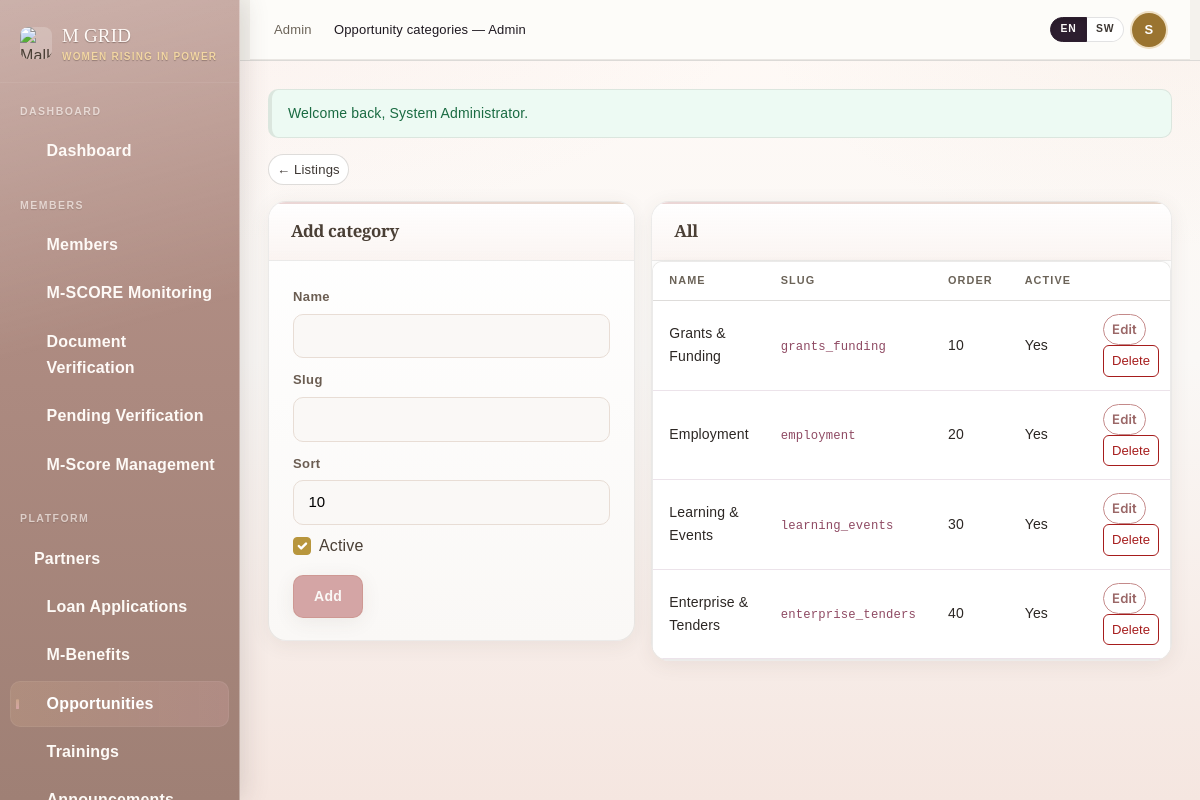
The app's page /admin/manage_opportunity_categories.php (signed in) with its own data.
### tables this page shows
CREATE TABLE IF NOT EXISTS opportunity_categories (
  id INT UNSIGNED NOT NULL AUTO_INCREMENT PRIMARY KEY,
  name VARCHAR(160) NOT NULL,
  slug VARCHAR(80) NOT NULL,
  sort_order INT NOT NULL DEFAULT 10,
  is_active TINYINT(1) NOT NULL DEFAULT 1,
  created_at DATETIME NOT NULL DEFAULT CURRENT_TIMESTAMP,
  updated_at DATETIME NOT NULL DEFAULT CURRENT_TIMESTAMP ON UPDATE CURRENT_TIMESTAMP,
  UNIQUE KEY uq_opp_cat_slug (slug),
  KEY idx_opp_cat_active (is_active, sort_order)
);

### includes/functions.php (called while the page is built, shortened)
<?php
function e(?string $value): string
{
    return htmlspecialchars((string) $value, ENT_QUOTES | ENT_SUBSTITUTE, 'UTF-8');
}
function url(string $path): string
{
    $path = ltrim($path, '/');
    if (MGRID_URL === '') {
        return '/' . $path;
    }
    return MGRID_URL . '/' . $path;
}
function flash_get(string $key): ?string
{
    if (!isset($_SESSION['_flash'][$key])) {
        return null;
    }
    $m = (string) $_SESSION['_flash'][$key];
    return $m;
}

### admin/manage_opportunity_categories.php (the view, shortened to what this page needs)
<?php
$pdo = db();
$rows = $pdo->query('SELECT * FROM opportunity_categories ORDER BY sort_order, name')->fetchAll() ?: [];
$editRow = null;
?>
<?php if ($msg = flash_get('success')): ?><div class="mgrid-alert mgrid-alert-success"><?= e($msg) ?></div><?php endif; ?>
<div class="mb-3"><a href="<?= e(url('admin/admin_opportunities.php')) ?>" class="btn btn-sm btn-outline-secondary">← Listings</a></div>
<div class="row g-3">
  <div class="col-lg-5">
    <div class="mgrid-card">
      <div class="mgrid-card-header"><h2 class="mgrid-card-title"><?= $editRow ? 'Edit' : 'Add' ?> category</h2></div>
      <div class="mgrid-card-body">
        <form method="post">
          <div class="mb-2"><label class="form-label">Name</label><input class="mgrid-form-control" name="name" required value="<?= e((string) ($editRow['name'] ?? '')) ?>"></div>
          <div class="mb-2"><label class="form-label">Slug</label><input class="mgrid-form-control" name="slug" required value="<?= e((string) ($editRow['slug'] ?? '')) ?>"></div>
          <div class="mb-2"><label class="form-label">Sort</label><input type="number" class="mgrid-form-control" name="sort_order" value="<?= (int) ($editRow['sort_order'] ?? 10) ?>"></div>
          <div class="form-check mb-3"><input class="form-check-input" type="checkbox" name="is_active" id="ia" <?= !$editRow || (int) ($editRow['is_active'] ?? 0) ? 'checked' : '' ?>><label class="form-check-label" for="ia">Active</label></div>
          <button class="btn-mgrid btn-mgrid-primary"><?= $editRow ? 'Save' : 'Add' ?></button>
        </form>
      </div>
    </div>
  </div>
  <div class="col-lg-7">
    <div class="mgrid-card">
      <div class="mgrid-card-header"><h2 class="mgrid-card-title">All</h2></div>
      <div class="mgrid-card-body p-0">
        <div class="table-responsive">
          <table class="mgrid-table mb-0">
            <thead><tr><th>Name</th><th>Slug</th><th>Order</th><th>Active</th><th></th></tr></thead>
            <tbody>
              <?php foreach ($rows as $r): ?>
                <tr>
                  <td><?= e((string) $r['name']) ?></td>
                  <td><code><?= e((string) $r['slug']) ?></code></td>
                  <td><?= (int) $r['sort_order'] ?></td>
                  <td><?= (int) $r['is_active'] ? 'Yes' : 'No' ?></td>
                  <td>
                    <a class="btn btn-sm btn-outline-primary" href="<?= e(url('admin/manage_opportunity_categories.php?edit=' . (int) $r['id'])) ?>">Edit</a>
                    <form method="post" class="d-inline" onsubmit="return confirm('Delete?');"><?= csrf_field() ?>
                      <button type="submit" class="btn btn-sm btn-outline-danger">Delete</button>
                    </form>
                  </td>
                </tr>
              <?php endforeach; ?>
            </tbody>
          </table>
        </div>
      </div>
    </div>
  </div>
</div>

### assets/css/mgrid-theme.css (style rules this page uses)
:root { --mgrid-gold-50: #fff7ea; --mgrid-gold-100: #f9e7c5; --mgrid-gold-200: #efd19a; --mgrid-gold-400: #d1a75e; --mgrid-gold-600: #a3793a; --mgrid-gold-800: #6f4f1f; --mgrid-gold-900: #3f2b0d; --mgrid-rose-50: #fff3f7; --mgrid-rose-100: #f8dce7; --mgrid-rose-300: #dd9ab2; --mgrid-rose-500: #bc6a8b; --mgrid-rose-700: #8a3f5d; --mgrid-ink-950: #1e1820; --mgrid-ink-800: #2f2431; --mgrid-ink-700: #443747; --mgrid-ink-500: #6f6272; --mgrid-ink-300: #ab9ead; --mgrid-ink-100: #ece3ea; --mgrid-ink-50: #fbf7fa; --mgrid-surface: #ffffff; --mgrid-surface-alt: #fdf8fb; --mgrid-surface-raised: #ffffff; --mgrid-success-bg: #edfaf3; --mgrid-success-text: #1a6b42; --mgrid-warning-bg: #fef8ec; --mgrid-warning-text: #8a5c00; --mgrid-danger-bg: #fef0ef; --mgrid-danger-text: #9b2525; --mgrid-info-bg: #eff5fe; --mgrid-info-text: #1a4a8c; --mgrid-tier-bronze-bg: #f5e8dc; --mgrid-tier-bronze-text: #7a4020; --mgrid-tier-bronze-ring: #c07845; --mgrid-tier-silver-bg: #efefef; --mgrid-tier-silver-text: #3d3d3d; --mgrid-tier-silver-ring: #8c8c8c; --mgrid-tier-gold-bg: #fbf0cc; --mgrid-tier-gold-text: #6b4e1a; --mgrid-tier-gold-ring: #c9a44e; --mgrid-tier-diamond-bg: #ecf4fa; --mgrid-tier-diamond-text: #1a3d6b; --mgrid-tier-diamond-ring: #4a90c4; --mgrid-tier-pending-bg: #f4f0ec; --mgrid-tier-pending-text: #6b6358; --mgrid-tier-pending-ring: #a89f98; --mgrid-sidebar-width: 240px; --mgrid-sidebar-collapsed: 68px; --mgrid-topbar-height: 60px; --mgrid-content-max: 1280px; --mgrid-radius-sm: 6px; --mgrid-radius-md: 10px; --mgrid-radius-lg: 16px; --mgrid-radius-xl: 24px; --mgrid-shadow-card: 0 1px 3px rgba(46, 31, 44, 0.08), 0 8px 24px rgba(46, 31, 44, 0.06); --mgrid-shadow-elevated: 0 8px 30px rgba(46, 31, 44, 0.14), 0 2px 6px rgba(46, 31, 44, 0.08); }
[data-mgrid-theme="regal-rose"] { --mgrid-gold-50: #fbf5e6; --mgrid-gold-100: #f3e3b4; --mgrid-gold-200: #e8cc80; --mgrid-gold-400: #c9a44e; --mgrid-gold-600: #9a7430; --mgrid-gold-800: #6b4e1a; --mgrid-ink-800: #2c2724; --mgrid-ink-700: #3d3733; --mgrid-ink-500: #6b6358; --mgrid-surface-alt: #fdfaf5; }
body { font-family: "DM Sans", system-ui, sans-serif; font-size: 15px; color: var(--mgrid-ink-950); background: linear-gradient(180deg, #fffafd 0%, var(--mgrid-surface-alt) 60%, #f9f3f8 100%); -webkit-font-smoothing: antialiased; }
h1, h2, h3, h4, h5 { font-weight: 500; line-height: 1.3; }
.mgrid-card, .mgrid-stat-card { background: var(--mgrid-surface-raised); border: 1px solid var(--mgrid-ink-100); border-radius: var(--mgrid-radius-lg); box-shadow: var(--mgrid-shadow-card); }
.mgrid-card { position: relative; overflow: hidden; }
.mgrid-card::before { content: ""; position: absolute; inset: 0 0 auto 0; height: 3px; background: linear-gradient(90deg, var(--mgrid-rose-500), var(--mgrid-gold-400)); opacity: .55; }
.mgrid-card-header { padding: 16px 24px; border-bottom: 1px solid var(--mgrid-ink-100); display: flex; align-items: center; justify-content: space-between; }
.mgrid-card-body { padding: 20px 24px; }
.btn-mgrid { display: inline-flex; align-items: center; gap: 7px; padding: 9px 20px; border-radius: var(--mgrid-radius-md); font-size: 14px; font-weight: 500; text-decoration: none; border: none; transition: .15s; }
.btn-mgrid-primary { background: linear-gradient(135deg, var(--mgrid-rose-500), var(--mgrid-gold-400)); color: #fff; box-shadow: 0 8px 20px rgba(188,106,139,.28); }
.mgrid-alert { display: flex; align-items: flex-start; gap: 10px; padding: 12px 16px; border-radius: var(--mgrid-radius-md); font-size: 14px; margin-bottom: 16px; border-left: 3px solid; }
.mgrid-alert-success { background: var(--mgrid-success-bg); color: var(--mgrid-success-text); border-color: var(--mgrid-success-text); }

### assets/css/mgrid-auth.css (style rules this page uses)
.mgrid-form-control { width: 100%; padding: 10px 14px; border: 1px solid var(--mgrid-ink-100); border-radius: var(--mgrid-radius-md); font-size: 14.5px; }

### records on screen
opportunity_categories: name "Grants & Funding", slug "grants_funding", sort_order "10", is_active "Yes"
opportunity_categories: name "Employment", slug "employment", sort_order "20", is_active "Yes"
opportunity_categories: name "Learning & Events", slug "learning_events", sort_order "30", is_active "Yes"
opportunity_categories: name "Enterprise & Tenders", slug "enterprise_tenders", sort_order "40", is_active "Yes"

### other values on screen
$mgrid_page_title "Opportunity categories — Admin"
substr($u['full_name'], 0, 1) "S"
$msg "Welcome back, System Administrator."
